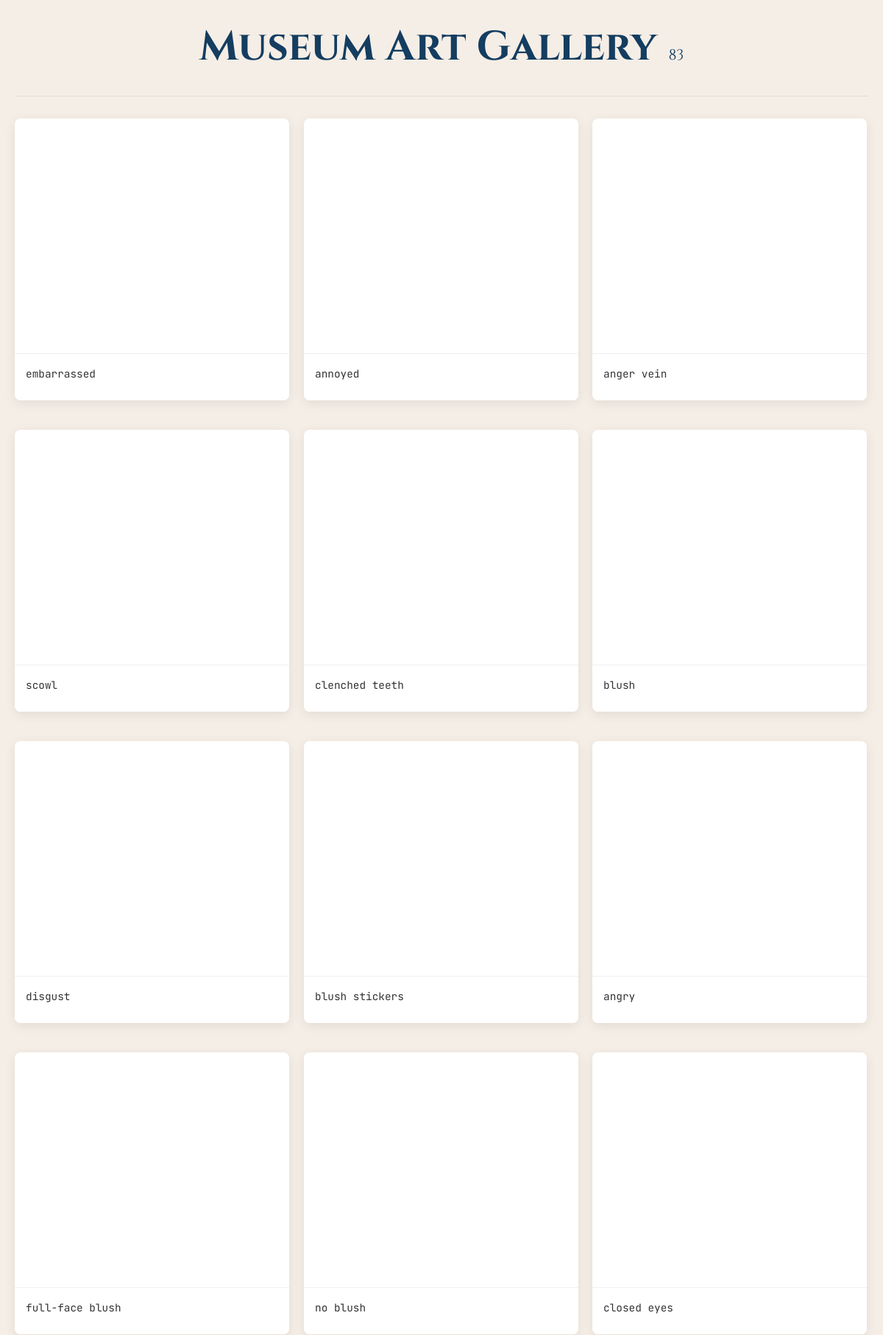
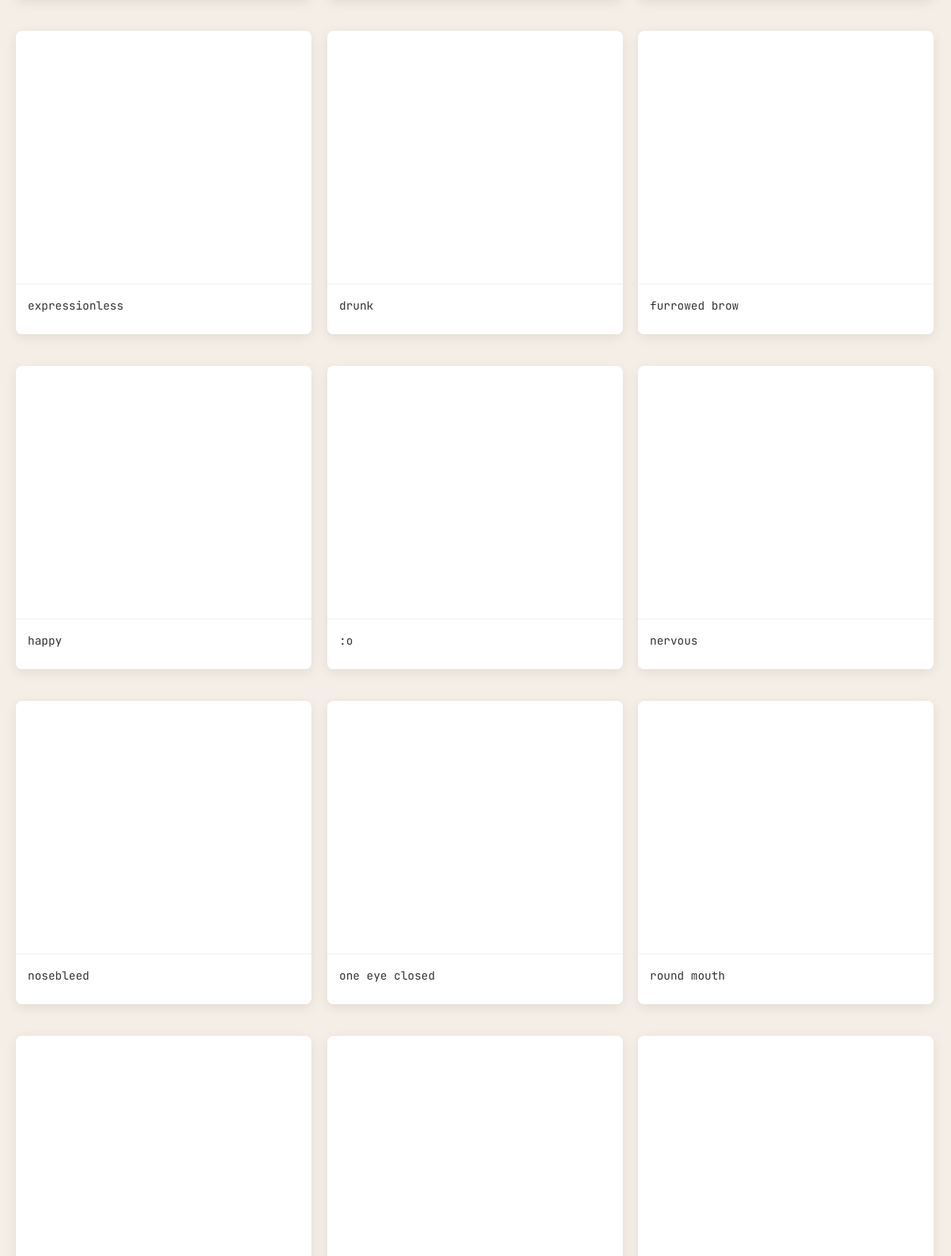
The page / (upper part) on the database its author committed (2 pictures, top to bottom).
### tables this page shows
CREATE TABLE artworks (
        id INTEGER PRIMARY KEY AUTOINCREMENT,
        title TEXT,
        description TEXT NOT NULL,
        image_path TEXT NOT NULL,
        created_at TIMESTAMP DEFAULT CURRENT_TIMESTAMP
    , position INTEGER);

### routes.py (the view)
    @app.route('/')
    def index():
        conn = get_db_connection()
        artworks = conn.execute('SELECT * FROM artworks ORDER BY position ASC').fetchall()
        conn.close()
        return render_template('index.html', artworks=artworks)

### app.py (called while the page is built)
@app.after_request
def after_request(response):
    response.headers['X-Content-Type-Options'] = 'nosniff'
    response.headers['X-Frame-Options'] = 'DENY'
    response.headers['X-XSS-Protection'] = '1; mode=block'
    return response

### db.py (called while the page is built)
def get_db_connection():
    conn = sqlite3.connect('database.db')
    conn.row_factory = sqlite3.Row
    return conn

### templates/index.html (shortened to what this page needs)
<!DOCTYPE html>
<html lang="en">
<head>
    <link rel="stylesheet" href="{{ url_for('static', filename='css/fonts.css') }}">
    <link rel="stylesheet" href="{{ url_for('static', filename='css/style.css') }}">
    <link rel="stylesheet" href="{{ url_for('static', filename='css/all.min.css') }}">
</head>
<body>
    <header>
      <h1>Museum Art Gallery</h1>
      <p class="image-count"><span id="image-total">0</span></p>
    </header>
    <main>
      <div id="gallery" class="gallery">
        {% for artwork in artworks %}
        <div class="artwork" data-id="{{ artwork.id }}">
            <div class="artwork-container">
            </div>
            <div class="artwork-info">
                <div class="artwork-description">
                    <p class="truncated-description">{{ artwork.description }}</p>
                </div>
            </div>
        </div>
        {% endfor %}
      </div>
    </main>
</body>
</html>

### static/css/base.css (style rules this page uses)
:root { --background-color: #f5eee6; --title-color: #143D60; --button-color: #ff6b6b; --button-hover-color: #ff8787; --text-color: #333; --border-color: #ddd; }
* { margin: 0; padding: 0; box-sizing: border-box; }
body { font-family: 'Cinzel', serif; background-color: var(--background-color); color: var(--text-color); line-height: 1.6; padding: 20px; }
header { display: flex; align-items: baseline; justify-content: center; gap: 1rem; margin-bottom: 30px; padding-bottom: 20px; border-bottom: 1px solid var(--border-color); text-align: center; }
h1 { margin: 0; font-size: 3.5rem; color: var(--title-color); }
.image-count { margin: 0; font-size: 1.25rem; color: var(--title-color); transition: transform 0.2s ease; }

### static/css/gallery.css (style rules this page uses)
.gallery { display: flex; flex-wrap: wrap; justify-content: flex-start; gap: 20px; margin-top: 20px; }
.artwork { width: calc(20% - 16px); margin-bottom: 20px; background-color: white; border-radius: 8px; overflow: hidden; box-shadow: 0 4px 15px rgba(0, 0, 0, 0.08); transition: all 0.3s cubic-bezier(0.25, 0.46, 0.45, 0.94); display: flex; flex-direction: column; will-change: transform; transform: translateZ(0); backface-visibility: hidden; contain: layout style paint; }
.artwork-container { position: relative; height: 320px; overflow: hidden; border-bottom: 1px solid #f0f0f0; }
.artwork-info { padding: 15px; flex-grow: 1; display: flex; flex-direction: column; background-color: white; }
.artwork-description { display: flex; flex-direction: column; }
.truncated-description { display: -webkit-box; -webkit-line-clamp: 3; -webkit-box-orient: vertical; overflow: hidden; margin-bottom: 10px; font-size: 0.9rem; font-family: 'JetBrains Mono', monospace; }

### static/css/responsive.css (style rules this page uses)
@media (max-width: 1600px) { .artwork { width: calc(25% - 15px); } }
@media (max-width: 1200px) { .artwork { width: calc(33.333% - 14px); } }

### rows shown on the page
artworks: description "embarrassed"
artworks: description "annoyed"
artworks: description "anger vein"
artworks: description "scowl"
artworks: description "clenched teeth"
artworks: description "blush"
artworks: description "disgust"
artworks: description "blush stickers"
artworks: description "angry"
artworks: description "full-face blush"
artworks: description "no blush"
artworks: description "closed eyes"
artworks: description "expressionless"
artworks: description "drunk"
artworks: description "furrowed brow"
artworks: description "happy"
artworks: description ":o"
artworks: description "nervous"
artworks: description "nosebleed"
artworks: description "one eye closed"
artworks: description "round mouth"
